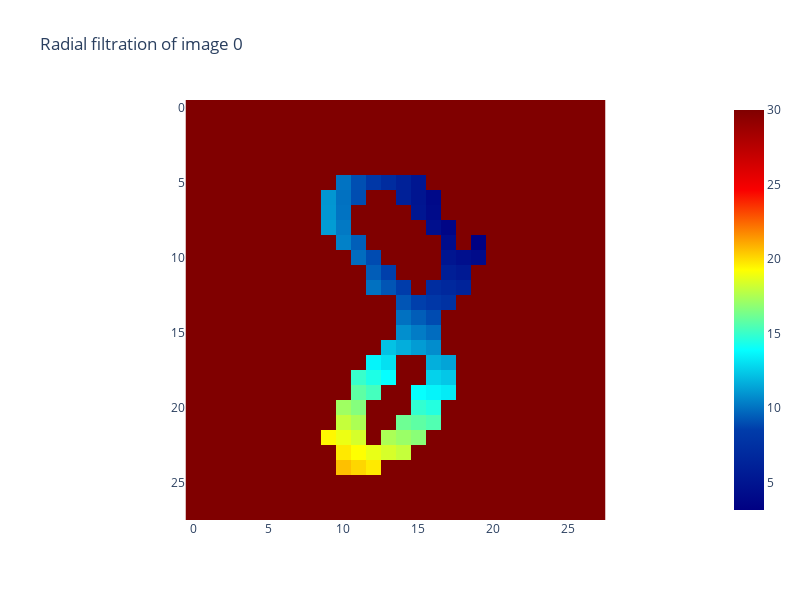

Notebook code for this chart:
### Markdown cell above
### Filtrado de la imagen
Ahora que hemos binarizado nuestra imagen $\mathcal B$, podemos comenzar con el filtrado de la misma, podemos encontrar las distintas técnicas de filtrado disponibles en `giotto-tda` en la [documentación](https://giotto-ai.github.io/gtda-docs/latest/modules/images.html#filtrations) oficial. Para este ejemplo utilizaremos el *filtrado radial* $\mathcal R$, el cual consiste en asignar a cada píxel $p$ su distancia al "centro" $c$ de la imagen, de tal forma que
$$
\mathcal R(p)=
\begin{cases}
\|c-p\|_2          &\text{si}\quad\mathcal B(p)=1\\
\mathcal R_\infty  &\text{si}\quad\mathcal B(p)=0
\end{cases}
$$
donde $\mathcal R_\infty$ es la distancia del píxel más alejado de $c$. Con la finalidad de reproducir el filtrado realizado en el [artículo](https://arxiv.org/abs/1910.08345) de MNIST, consideramos $c=(20,6)$. Para realizar el filtrado radial utilizaremos la función `RadialFiltration` de `gtda.images`.

Podemos interpretar el gráfico resultante como:
* Azul: Cercano a $c$.
* Rojo. Lejano a $c$.

De esta forma, hemos regresado el gráfico a una escala de grises, pero esta vez la escala tiene una interpretación geométrica clara. Los valores de estos píxeles pueden utilizarse para crear una filtración mediante complejos cúbicos $\{K_i\}_{i\in\text{Im}(I)}$, donde $K_i$ contiene a los píxeles con valores menores al $i$-ésimo valor más pequeño en términos de intensidad en la escala de grises.

### Code cell
from gtda.images import RadialFiltration

# RadialFiltration toma como argumento un centro de tipo array
radial_filtration = RadialFiltration(center=np.array([20, 6]))
im8_filtration = radial_filtration.fit_transform(im8_binarized)

radial_filtration.plot(im8_filtration, colorscale='jet',
                      plotly_params={'layout':{'width':800, 'height':600}})

### Figure 1 — Plotly figure (JSON) as saved in the notebook; plotly's stock layout.template omitted (floating-point values rounded to 4 significant figures; data arrays with more than 128 entries replaced by an {"elided": "..."} marker saying what was removed)
{"data": [{"colorscale": [[0, "rgb(0,0,131)"], [0.2, "rgb(0,60,170)"], [0.4, "rgb(5,255,255)"], [0.6, "rgb(255,255,0)"], [0.8, "rgb(250,0,0)"], [1, "rgb(128,0,0)"]], "type": "heatmap", "z": {"elided": "28x28 float values"}}], "layout": {"height": 600, "plot_bgcolor": "white", "title": {"text": "Radial filtration of image 0"}, "width": 800, "xaxis": {"autorange": true, "constrain": "domain", "domain": [0.1667, 0.8333], "range": [-0.5, 27.5], "scaleanchor": "y"}, "yaxis": {"autorange": true, "constrain": "domain", "domain": [0, 1], "range": [27.5, -0.5]}}}
